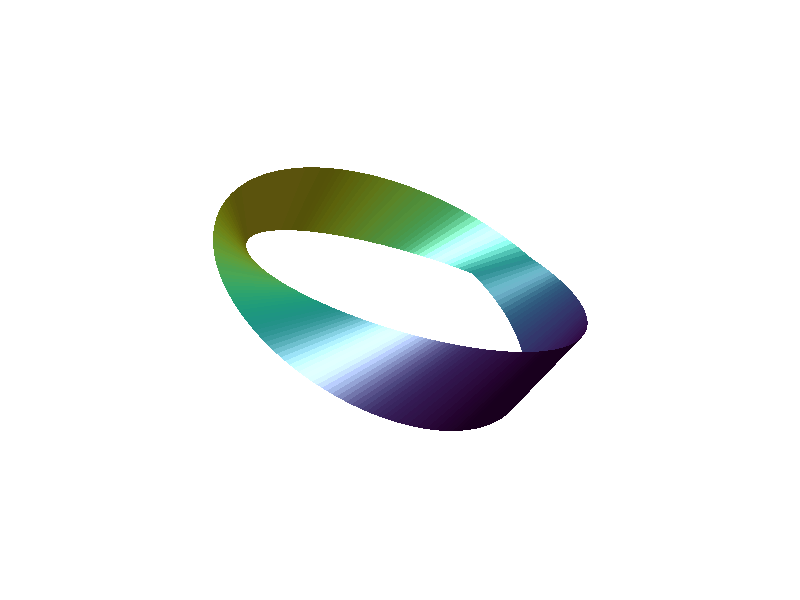

This chart was generated by the following MATLAB code:
clf

axis vis3d
whitebg('k')


t = linspace(0, 2*pi, 200);
x = [2*cos(t)-sin(t./4);cos(t)+sin(t./4)-sin(t./2)];
y = [sin(t)+.8*sin(t./1);2*sin(t)];
z = [.5*sin(t); 0*t];

surf(x, y, z, 'EdgeColor', 'none')%, 'BackFaceLighting', 'unlit')
light('Position',[0 0 5],'Style','infinite');
xlabel('x')
ylabel('y')
zlabel('z')
axis([-3 3 -2 2 -1 1])
axis off